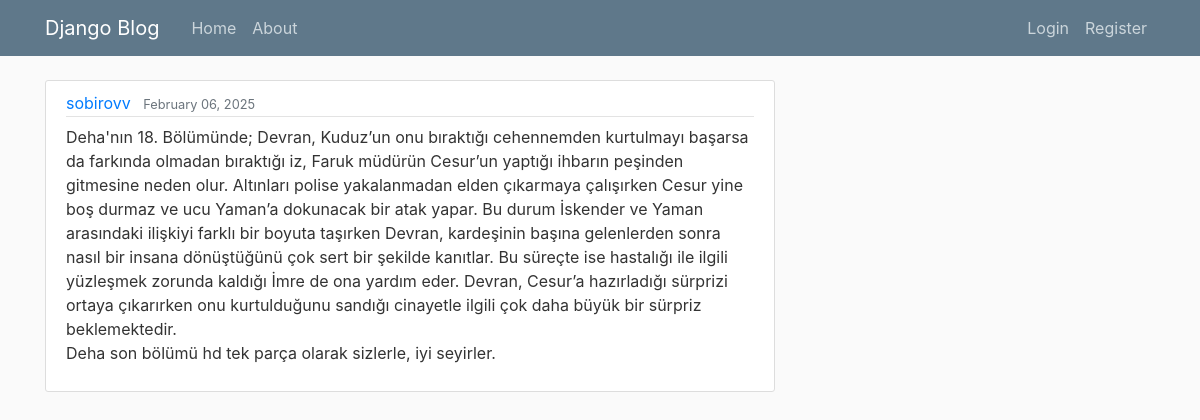
Screenshot of /post/7/ with the database file from the repository.
### blog/models.py (models this page shows, shortened)
class Post(models.Model):
    title = models.CharField(max_length=100)
    content = models.TextField()
    date_posted = models.DateTimeField(default=timezone.now) # it populates with current timeif we dont provide anything
    author = models.ForeignKey(User,on_delete=models.CASCADE)

### blog/views.py (the view)
# urls.py: path('post/<int:pk>/', PostDetailView.as_view(), name='post-detail'),
class PostDetailView(DetailView):
    model = Post

### blog/templates/blog/post_detail.html (shortened to what this page needs)
{% extends "blog/base.html" %}
{% block content %}
    <article class="media content-section">
        <div class="media-body">
            <div class="article-metadata">
                <a class="mr-2" href=" {% url 'user-posts' object.author.username">{{ object.author }}</a>
              <small class="text-muted">{{ object.date_posted|date:"F d, Y" }}</small>
            </div>
            <p class="article-content">{{ object.content }}</p>
          </div>
        </article>
{% endblock content %}

### blog/static/blog/main.css (style rules this page uses)
body { background: #fafafa; color: #333333; margin-top: 5rem; }
.content-section { background: #ffffff; padding: 10px 20px; border: 1px solid #dddddd; border-radius: 3px; margin-bottom: 20px; }
.article-content { white-space: pre-line; }
.article-metadata { padding-bottom: 1px; margin-bottom: 4px; border-bottom: 1px solid #e3e3e3 }

### rows the page displays
Post: author "sobirovv", date_posted "February 06, 2025", content "Deha'nın 18. Bölümünde; Devran, Kuduz’un onu bıraktığı cehennemden kurtulmayı başarsa da farkında olmadan bıraktığı iz, Faruk müdürün Cesur’un yaptığı ihbarın peşinden gitmesine neden olur. Altınları polise yakalanmadan elden çıkarmaya çalışırken Cesur yine boş durmaz ve ucu Yaman’a dokunacak bir atak yapar. Bu durum İskender ve Yaman arasındaki ilişkiyi farklı bir boyuta taşırken Devran, kardeşinin başına gelenlerden sonra nasıl bir insana dönüştüğünü çok sert bir şekilde kanıtlar. Bu süreçte ise hastalığı ile ilgili yüzleşmek zorunda kaldığı İmre de ona yardım eder. Devran, Cesur’a hazırladığı sürprizi ortaya çıkarırken onu kurtulduğunu sandığı cinayetle ilgili çok daha büyük bir sürpriz…"
